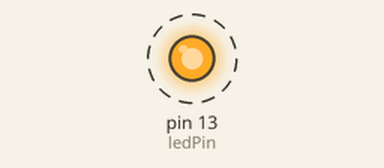
This sketch was run on a simulated Arduino Uno, built with avr-gcc and run on an emulated ATmega328P. On the bench: output pins drawn as LEDs (lit = HIGH). Dashed ring = blinking.

Above: at 0.2 s.
Timing chart, 0 to 3.0 s (numbered marks = the images above):
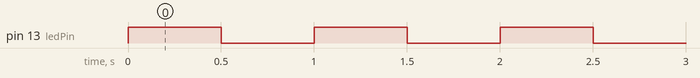

The sketch:

12_6_demo.ino
```cpp
#include "Adafruit_NeoPixel.h"

int ledPin = 13;

Adafruit_NeoPixel neopixel(1, 32, NEO_RGB);

void setup() {
  pinMode(ledPin, OUTPUT);
}

void loop() {
  neopixel.setPixelColor(0, 255, 100, 100);
  neopixel.show();
  digitalWrite(ledPin, HIGH);
  delay(500);
  digitalWrite(ledPin, LOW);
  delay(500);
}
```

Measured:
- by itself, pin 13 (ledPin): alternates HIGH for 0.50 s and LOW for 0.50 s
